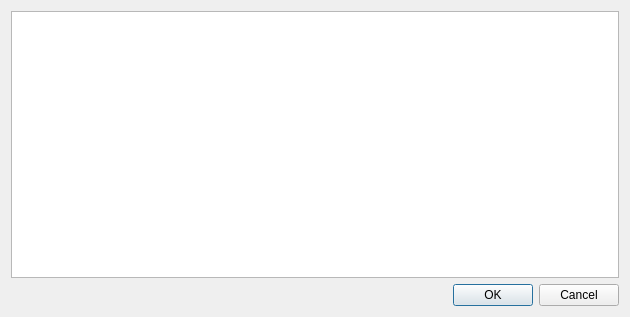
<?xml version="1.0" encoding="UTF-8"?>
<ui version="4.0">
 <class>dialogNodes</class>
 <widget class="QDialog" name="dialogNodes">
  <property name="geometry">
   <rect>
    <x>0</x>
    <y>0</y>
    <width>630</width>
    <height>317</height>
   </rect>
  </property>
  <property name="windowTitle">
   <string>Dialog</string>
  </property>
  <layout class="QVBoxLayout" name="verticalLayout">
   <item>
    <widget class="QTableView" name="tableView">
     <property name="editTriggers">
      <set>QAbstractItemView::DoubleClicked|QAbstractItemView::EditKeyPressed</set>
     </property>
     <property name="showDropIndicator" stdset="0">
      <bool>false</bool>
     </property>
     <property name="gridStyle">
      <enum>Qt::DotLine</enum>
     </property>
     <attribute name="horizontalHeaderDefaultSectionSize">
      <number>170</number>
     </attribute>
     <attribute name="horizontalHeaderStretchLastSection">
      <bool>true</bool>
     </attribute>
     <attribute name="verticalHeaderVisible">
      <bool>false</bool>
     </attribute>
     <attribute name="verticalHeaderVisible">
      <bool>false</bool>
     </attribute>
     <attribute name="horizontalHeaderStretchLastSection">
      <bool>true</bool>
     </attribute>
     <attribute name="horizontalHeaderDefaultSectionSize">
      <number>170</number>
     </attribute>
    </widget>
   </item>
   <item>
    <widget class="QDialogButtonBox" name="buttonBox">
     <property name="orientation">
      <enum>Qt::Horizontal</enum>
     </property>
     <property name="standardButtons">
      <set>QDialogButtonBox::Cancel|QDialogButtonBox::Ok</set>
     </property>
    </widget>
   </item>
  </layout>
 </widget>
 <resources/>
 <connections>
  <connection>
   <sender>buttonBox</sender>
   <signal>accepted()</signal>
   <receiver>dialogNodes</receiver>
   <slot>accept()</slot>
   <hints>
    <hint type="sourcelabel">
     <x>248</x>
     <y>254</y>
    </hint>
    <hint type="destinationlabel">
     <x>157</x>
     <y>274</y>
    </hint>
   </hints>
  </connection>
  <connection>
   <sender>buttonBox</sender>
   <signal>rejected()</signal>
   <receiver>dialogNodes</receiver>
   <slot>reject()</slot>
   <hints>
    <hint type="sourcelabel">
     <x>316</x>
     <y>260</y>
    </hint>
    <hint type="destinationlabel">
     <x>286</x>
     <y>274</y>
    </hint>
   </hints>
  </connection>
 </connections>
</ui>
